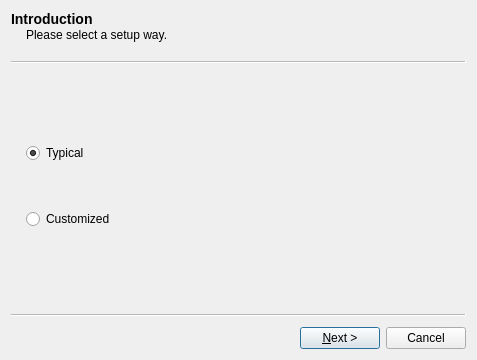
<?xml version="1.0" encoding="UTF-8"?>
<ui version="4.0">
 <class>Wizard</class>
 <widget class="QWizard" name="Wizard">
  <property name="geometry">
   <rect>
    <x>0</x>
    <y>0</y>
    <width>477</width>
    <height>360</height>
   </rect>
  </property>
  <property name="windowTitle">
   <string>Config File Wizard</string>
  </property>
  <property name="windowIcon">
   <iconset resource="images.qrc">
    <normaloff>:/Resources/havok.png</normaloff>:/Resources/havok.png</iconset>
  </property>
  <property name="wizardStyle">
   <enum>QWizard::ClassicStyle</enum>
  </property>
  <property name="options">
   <set>QWizard::NoBackButtonOnStartPage</set>
  </property>
  <widget class="QWizardPage" name="wizardPage0">
   <property name="title">
    <string>&lt;h3&gt;Introduction</string>
   </property>
   <property name="subTitle">
    <string>Please select a setup way.</string>
   </property>
   <attribute name="pageId">
    <string notr="true">0</string>
   </attribute>
   <layout class="QVBoxLayout" name="verticalLayout_7">
    <item>
     <spacer name="verticalSpacer_12">
      <property name="orientation">
       <enum>Qt::Vertical</enum>
      </property>
      <property name="sizeHint" stdset="0">
       <size>
        <width>20</width>
        <height>57</height>
       </size>
      </property>
     </spacer>
    </item>
    <item>
     <layout class="QVBoxLayout" name="verticalLayout_6">
      <item>
       <widget class="QRadioButton" name="radioButton_Typical">
        <property name="toolTip">
         <string>This is the most comman way.</string>
        </property>
        <property name="text">
         <string>Typical</string>
        </property>
        <property name="checked">
         <bool>true</bool>
        </property>
       </widget>
      </item>
      <item>
       <spacer name="verticalSpacer_11">
        <property name="orientation">
         <enum>Qt::Vertical</enum>
        </property>
        <property name="sizeHint" stdset="0">
         <size>
          <width>20</width>
          <height>40</height>
         </size>
        </property>
       </spacer>
      </item>
      <item>
       <widget class="QRadioButton" name="radioButton_Customized">
        <property name="toolTip">
         <string>This allows you to customize the settings.</string>
        </property>
        <property name="text">
         <string>Customized</string>
        </property>
       </widget>
      </item>
     </layout>
    </item>
    <item>
     <spacer name="verticalSpacer_13">
      <property name="orientation">
       <enum>Qt::Vertical</enum>
      </property>
      <property name="sizeHint" stdset="0">
       <size>
        <width>20</width>
        <height>56</height>
       </size>
      </property>
     </spacer>
    </item>
   </layout>
  </widget>
  <widget class="QWizardPage" name="wizardPage1">
   <property name="title">
    <string>&lt;h3&gt;Step 1:</string>
   </property>
   <property name="subTitle">
    <string>Setup terrain tiles.</string>
   </property>
   <attribute name="pageId">
    <string notr="true">1</string>
   </attribute>
   <layout class="QVBoxLayout" name="verticalLayout">
    <item>
     <spacer name="verticalSpacer">
      <property name="orientation">
       <enum>Qt::Vertical</enum>
      </property>
      <property name="sizeHint" stdset="0">
       <size>
        <width>20</width>
        <height>40</height>
       </size>
      </property>
     </spacer>
    </item>
    <item>
     <layout class="QGridLayout" name="gridLayout">
      <item row="0" column="0">
       <widget class="QLabel" name="label">
        <property name="text">
         <string>Comparison Type:</string>
        </property>
       </widget>
      </item>
      <item row="0" column="1">
       <widget class="QComboBox" name="comboBox_TerrainCmpType">
        <property name="sizePolicy">
         <sizepolicy hsizetype="Expanding" vsizetype="Fixed">
          <horstretch>0</horstretch>
          <verstretch>0</verstretch>
         </sizepolicy>
        </property>
        <item>
         <property name="text">
          <string>REGEX</string>
         </property>
        </item>
        <item>
         <property name="text">
          <string>EQUAL_COMPARE</string>
         </property>
        </item>
        <item>
         <property name="text">
          <string>NOT_EQUAL_COMPARE</string>
         </property>
        </item>
        <item>
         <property name="text">
          <string>WILDCARD_EQUAL_COMPARE</string>
         </property>
        </item>
        <item>
         <property name="text">
          <string>WILDCARD_NOT_EQUAL_COMPARE</string>
         </property>
        </item>
       </widget>
      </item>
      <item row="1" column="0">
       <widget class="QLabel" name="label_2">
        <property name="text">
         <string>Expression:</string>
        </property>
       </widget>
      </item>
      <item row="1" column="1">
       <widget class="QLineEdit" name="lineEdit_TerrainExp">
        <property name="text">
         <string>.*flight.*</string>
        </property>
       </widget>
      </item>
      <item row="2" column="0">
       <widget class="QLabel" name="label_3">
        <property name="text">
         <string>Page In Radius:</string>
        </property>
       </widget>
      </item>
      <item row="2" column="1">
       <widget class="QSpinBox" name="spinBox_TerrainPageIn">
        <property name="sizePolicy">
         <sizepolicy hsizetype="Expanding" vsizetype="Fixed">
          <horstretch>0</horstretch>
          <verstretch>0</verstretch>
         </sizepolicy>
        </property>
        <property name="minimum">
         <number>1</number>
        </property>
        <property name="maximum">
         <number>99999999</number>
        </property>
        <property name="value">
         <number>2000</number>
        </property>
       </widget>
      </item>
      <item row="3" column="0">
       <widget class="QLabel" name="label_4">
        <property name="text">
         <string>Page Out Radius:</string>
        </property>
       </widget>
      </item>
      <item row="3" column="1">
       <widget class="QSpinBox" name="spinBox__TerrainPageOut">
        <property name="sizePolicy">
         <sizepolicy hsizetype="Expanding" vsizetype="Fixed">
          <horstretch>0</horstretch>
          <verstretch>0</verstretch>
         </sizepolicy>
        </property>
        <property name="minimum">
         <number>1</number>
        </property>
        <property name="maximum">
         <number>99999999</number>
        </property>
        <property name="value">
         <number>4000</number>
        </property>
       </widget>
      </item>
      <item row="4" column="0">
       <widget class="QLabel" name="label_5">
        <property name="text">
         <string>Force Loaded Radius:</string>
        </property>
       </widget>
      </item>
      <item row="4" column="1">
       <widget class="QSpinBox" name="spinBox__TerrainForceLoad">
        <property name="sizePolicy">
         <sizepolicy hsizetype="Expanding" vsizetype="Fixed">
          <horstretch>0</horstretch>
          <verstretch>0</verstretch>
         </sizepolicy>
        </property>
        <property name="minimum">
         <number>1</number>
        </property>
        <property name="maximum">
         <number>99999999</number>
        </property>
        <property name="value">
         <number>1000</number>
        </property>
       </widget>
      </item>
     </layout>
    </item>
    <item>
     <spacer name="verticalSpacer_2">
      <property name="orientation">
       <enum>Qt::Vertical</enum>
      </property>
      <property name="sizeHint" stdset="0">
       <size>
        <width>20</width>
        <height>40</height>
       </size>
      </property>
     </spacer>
    </item>
   </layout>
  </widget>
  <widget class="QWizardPage" name="wizardPage2">
   <property name="title">
    <string>&lt;h3&gt;Step 2:</string>
   </property>
   <property name="subTitle">
    <string>Setup meshes.</string>
   </property>
   <attribute name="pageId">
    <string notr="true">2</string>
   </attribute>
   <layout class="QVBoxLayout" name="verticalLayout_2">
    <item>
     <spacer name="verticalSpacer_3">
      <property name="orientation">
       <enum>Qt::Vertical</enum>
      </property>
      <property name="sizeHint" stdset="0">
       <size>
        <width>20</width>
        <height>40</height>
       </size>
      </property>
     </spacer>
    </item>
    <item>
     <layout class="QGridLayout" name="gridLayout_3">
      <item row="0" column="0">
       <widget class="QLabel" name="label_6">
        <property name="text">
         <string>Comparison Type:</string>
        </property>
       </widget>
      </item>
      <item row="1" column="0">
       <widget class="QLabel" name="label_7">
        <property name="text">
         <string>Expression:</string>
        </property>
       </widget>
      </item>
      <item row="1" column="1">
       <widget class="QLineEdit" name="lineEdit_MeshExp">
        <property name="text">
         <string>(?!(.*flight.*)).*</string>
        </property>
       </widget>
      </item>
      <item row="0" column="1">
       <widget class="QComboBox" name="comboBox_MeshCmpType">
        <property name="sizePolicy">
         <sizepolicy hsizetype="Expanding" vsizetype="Fixed">
          <horstretch>0</horstretch>
          <verstretch>0</verstretch>
         </sizepolicy>
        </property>
        <item>
         <property name="text">
          <string>REGEX</string>
         </property>
        </item>
        <item>
         <property name="text">
          <string>EQUAL_COMPARE</string>
         </property>
        </item>
        <item>
         <property name="text">
          <string>NOT_EQUAL_COMPARE</string>
         </property>
        </item>
        <item>
         <property name="text">
          <string>WILDCARD_EQUAL_COMPARE</string>
         </property>
        </item>
        <item>
         <property name="text">
          <string>WILDCARD_NOT_EQUAL_COMPARE</string>
         </property>
        </item>
       </widget>
      </item>
     </layout>
    </item>
    <item>
     <spacer name="verticalSpacer_4">
      <property name="orientation">
       <enum>Qt::Vertical</enum>
      </property>
      <property name="sizeHint" stdset="0">
       <size>
        <width>20</width>
        <height>40</height>
       </size>
      </property>
     </spacer>
    </item>
   </layout>
  </widget>
  <widget class="QWizardPage" name="wizardPage3">
   <property name="title">
    <string>&lt;h3&gt;Step 3:</string>
   </property>
   <property name="subTitle">
    <string>Setup the physics zone.</string>
   </property>
   <attribute name="pageId">
    <string notr="true">3</string>
   </attribute>
   <layout class="QVBoxLayout" name="verticalLayout_3">
    <item>
     <spacer name="verticalSpacer_5">
      <property name="orientation">
       <enum>Qt::Vertical</enum>
      </property>
      <property name="sizeHint" stdset="0">
       <size>
        <width>20</width>
        <height>40</height>
       </size>
      </property>
     </spacer>
    </item>
    <item>
     <layout class="QGridLayout" name="gridLayout_4">
      <item row="0" column="1">
       <widget class="QSpinBox" name="spinBox_PhysicsPageIn">
        <property name="sizePolicy">
         <sizepolicy hsizetype="Expanding" vsizetype="Fixed">
          <horstretch>0</horstretch>
          <verstretch>0</verstretch>
         </sizepolicy>
        </property>
        <property name="minimum">
         <number>1</number>
        </property>
        <property name="maximum">
         <number>99999999</number>
        </property>
        <property name="value">
         <number>100000</number>
        </property>
       </widget>
      </item>
      <item row="1" column="1">
       <widget class="QSpinBox" name="spinBox_PhysicsPageOut">
        <property name="sizePolicy">
         <sizepolicy hsizetype="Expanding" vsizetype="Fixed">
          <horstretch>0</horstretch>
          <verstretch>0</verstretch>
         </sizepolicy>
        </property>
        <property name="minimum">
         <number>1</number>
        </property>
        <property name="maximum">
         <number>99999999</number>
        </property>
        <property name="value">
         <number>200000</number>
        </property>
       </widget>
      </item>
      <item row="1" column="0">
       <widget class="QLabel" name="label_9">
        <property name="text">
         <string>Page Out Radius:</string>
        </property>
       </widget>
      </item>
      <item row="0" column="0">
       <widget class="QLabel" name="label_8">
        <property name="text">
         <string>Page In Radius:</string>
        </property>
       </widget>
      </item>
      <item row="2" column="0">
       <widget class="QLabel" name="label_10">
        <property name="text">
         <string>Force Loaded Radius:</string>
        </property>
       </widget>
      </item>
      <item row="2" column="1">
       <widget class="QSpinBox" name="spinBox_PhysicsForceLoad">
        <property name="sizePolicy">
         <sizepolicy hsizetype="Expanding" vsizetype="Fixed">
          <horstretch>0</horstretch>
          <verstretch>0</verstretch>
         </sizepolicy>
        </property>
        <property name="minimum">
         <number>1</number>
        </property>
        <property name="maximum">
         <number>99999999</number>
        </property>
        <property name="value">
         <number>1</number>
        </property>
       </widget>
      </item>
     </layout>
    </item>
    <item>
     <spacer name="verticalSpacer_6">
      <property name="orientation">
       <enum>Qt::Vertical</enum>
      </property>
      <property name="sizeHint" stdset="0">
       <size>
        <width>20</width>
        <height>40</height>
       </size>
      </property>
     </spacer>
    </item>
   </layout>
  </widget>
  <widget class="QWizardPage" name="wizardPage4">
   <property name="title">
    <string>&lt;h3&gt;Step 4:</string>
   </property>
   <property name="subTitle">
    <string>Setup speedtrees.</string>
   </property>
   <attribute name="pageId">
    <string notr="true">4</string>
   </attribute>
   <layout class="QVBoxLayout" name="verticalLayout_4">
    <item>
     <spacer name="verticalSpacer_7">
      <property name="orientation">
       <enum>Qt::Vertical</enum>
      </property>
      <property name="sizeHint" stdset="0">
       <size>
        <width>20</width>
        <height>64</height>
       </size>
      </property>
     </spacer>
    </item>
    <item>
     <layout class="QGridLayout" name="gridLayout_5">
      <item row="0" column="0">
       <widget class="QLabel" name="label_11">
        <property name="text">
         <string>Comparison Type:</string>
        </property>
       </widget>
      </item>
      <item row="0" column="1">
       <widget class="QComboBox" name="comboBox_TreeCmpType">
        <item>
         <property name="text">
          <string>REGEX</string>
         </property>
        </item>
        <item>
         <property name="text">
          <string>EQUAL_COMPARE</string>
         </property>
        </item>
        <item>
         <property name="text">
          <string>NOT_EQUAL_COMPARE</string>
         </property>
        </item>
        <item>
         <property name="text">
          <string>WILDCARD_EQUAL_COMPARE</string>
         </property>
        </item>
        <item>
         <property name="text">
          <string>WILDCARD_NOT_EQUAL_COMPARE</string>
         </property>
        </item>
       </widget>
      </item>
      <item row="1" column="0">
       <widget class="QLabel" name="label_12">
        <property name="text">
         <string>Expression:</string>
        </property>
       </widget>
      </item>
      <item row="1" column="1">
       <widget class="QLineEdit" name="lineEdit_TreeExp">
        <property name="text">
         <string>.*tree.*</string>
        </property>
       </widget>
      </item>
      <item row="2" column="0">
       <widget class="QLabel" name="label_13">
        <property name="text">
         <string>Replacement:</string>
        </property>
       </widget>
      </item>
      <item row="2" column="1">
       <widget class="QLineEdit" name="lineEdit_TreeReplacement">
        <property name="text">
         <string/>
        </property>
       </widget>
      </item>
     </layout>
    </item>
    <item>
     <spacer name="verticalSpacer_8">
      <property name="orientation">
       <enum>Qt::Vertical</enum>
      </property>
      <property name="sizeHint" stdset="0">
       <size>
        <width>20</width>
        <height>63</height>
       </size>
      </property>
     </spacer>
    </item>
   </layout>
  </widget>
  <widget class="QWizardPage" name="wizardPage5">
   <property name="title">
    <string>&lt;h3&gt;Step 5:</string>
   </property>
   <property name="subTitle">
    <string>Save the settings.</string>
   </property>
   <attribute name="pageId">
    <string notr="true">5</string>
   </attribute>
   <layout class="QVBoxLayout" name="verticalLayout_5">
    <item>
     <spacer name="verticalSpacer_9">
      <property name="orientation">
       <enum>Qt::Vertical</enum>
      </property>
      <property name="sizeHint" stdset="0">
       <size>
        <width>20</width>
        <height>89</height>
       </size>
      </property>
     </spacer>
    </item>
    <item>
     <layout class="QGridLayout" name="gridLayout_2">
      <item row="0" column="0">
       <widget class="QLabel" name="label_14">
        <property name="minimumSize">
         <size>
          <width>85</width>
          <height>0</height>
         </size>
        </property>
        <property name="toolTip">
         <string>System configuration file.</string>
        </property>
        <property name="text">
         <string>Save settings to:</string>
        </property>
       </widget>
      </item>
      <item row="0" column="1" colspan="2">
       <layout class="QHBoxLayout" name="horizontalLayout">
        <item>
         <widget class="QComboBox" name="comboBox_ConfigFilePath">
          <property name="sizePolicy">
           <sizepolicy hsizetype="Expanding" vsizetype="Fixed">
            <horstretch>0</horstretch>
            <verstretch>0</verstretch>
           </sizepolicy>
          </property>
          <property name="minimumSize">
           <size>
            <width>300</width>
            <height>0</height>
           </size>
          </property>
          <property name="maximumSize">
           <size>
            <width>16777215</width>
            <height>16777215</height>
           </size>
          </property>
          <property name="toolTip">
           <string>System configuration file.</string>
          </property>
          <property name="editable">
           <bool>true</bool>
          </property>
          <property name="insertPolicy">
           <enum>QComboBox::InsertAtBottom</enum>
          </property>
         </widget>
        </item>
        <item>
         <widget class="QPushButton" name="pushButton_ConfigFile">
          <property name="minimumSize">
           <size>
            <width>0</width>
            <height>0</height>
           </size>
          </property>
          <property name="maximumSize">
           <size>
            <width>22</width>
            <height>22</height>
           </size>
          </property>
          <property name="text">
           <string/>
          </property>
          <property name="icon">
           <iconset resource="images.qrc">
            <normaloff>:/Resources/folder.png</normaloff>:/Resources/folder.png</iconset>
          </property>
          <property name="iconSize">
           <size>
            <width>14</width>
            <height>14</height>
           </size>
          </property>
         </widget>
        </item>
       </layout>
      </item>
      <item row="1" column="0" colspan="2">
       <widget class="QLabel" name="label_15">
        <property name="sizePolicy">
         <sizepolicy hsizetype="Preferred" vsizetype="Preferred">
          <horstretch>0</horstretch>
          <verstretch>0</verstretch>
         </sizepolicy>
        </property>
        <property name="minimumSize">
         <size>
          <width>0</width>
          <height>0</height>
         </size>
        </property>
        <property name="toolTip">
         <string>System configuration file.</string>
        </property>
        <property name="text">
         <string>File Name:</string>
        </property>
       </widget>
      </item>
      <item row="1" column="2">
       <widget class="QLineEdit" name="lineEdit_ConfigFile">
        <property name="sizePolicy">
         <sizepolicy hsizetype="Expanding" vsizetype="Fixed">
          <horstretch>0</horstretch>
          <verstretch>0</verstretch>
         </sizepolicy>
        </property>
        <property name="text">
         <string>Config.xml</string>
        </property>
       </widget>
      </item>
     </layout>
    </item>
    <item>
     <spacer name="verticalSpacer_10">
      <property name="orientation">
       <enum>Qt::Vertical</enum>
      </property>
      <property name="sizeHint" stdset="0">
       <size>
        <width>20</width>
        <height>88</height>
       </size>
      </property>
     </spacer>
    </item>
   </layout>
  </widget>
  <widget class="QWizardPage" name="wizardPage6">
   <property name="title">
    <string>&lt;h3&gt;Conclusion</string>
   </property>
   <property name="subTitle">
    <string>Overview of the settings.</string>
   </property>
   <attribute name="pageId">
    <string notr="true">6</string>
   </attribute>
   <layout class="QGridLayout" name="gridLayout_6">
    <item row="0" column="0">
     <widget class="QTextBrowser" name="textBrowser">
      <property name="font">
       <font>
        <pointsize>10</pointsize>
       </font>
      </property>
     </widget>
    </item>
   </layout>
  </widget>
 </widget>
 <resources>
  <include location="images.qrc"/>
 </resources>
 <connections/>
</ui>
